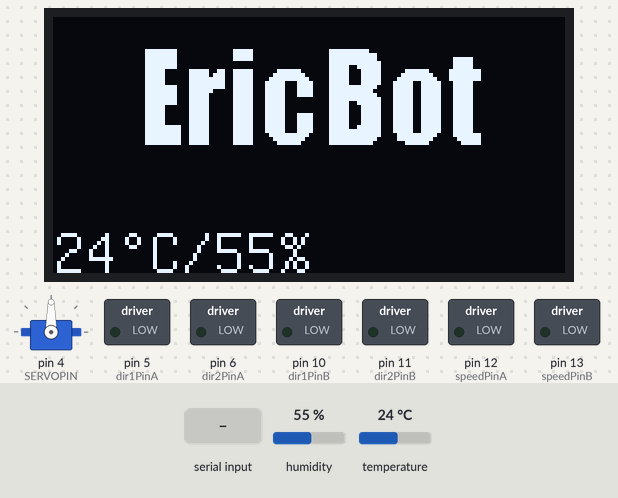
Simulated run of this sketch. Board: Arduino Uno, built with avr-gcc and run on an emulated ATmega328P. Parts: servo, 128×64 one-colour display, switched loads named in the sketch (green lamp = pin HIGH). The test bench sets the inputs (shaded band); at power-on: humidity 55 %, temperature 24 °C. What the sketch prints to the serial monitor is not drawn.

Above: at 4.3 s.
4.4 s: "2:" received over the second serial link
At 4.9 s:
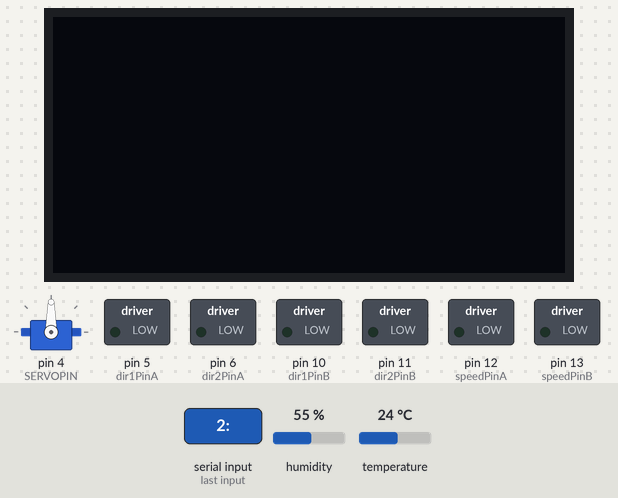
7.8 s: "0:" received over the second serial link
At 8.9 s:
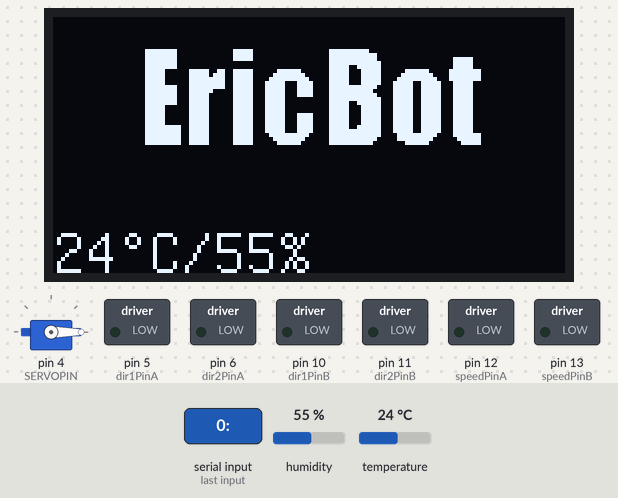
9.3 s: humidity set to 22 %
At 13.5 s:
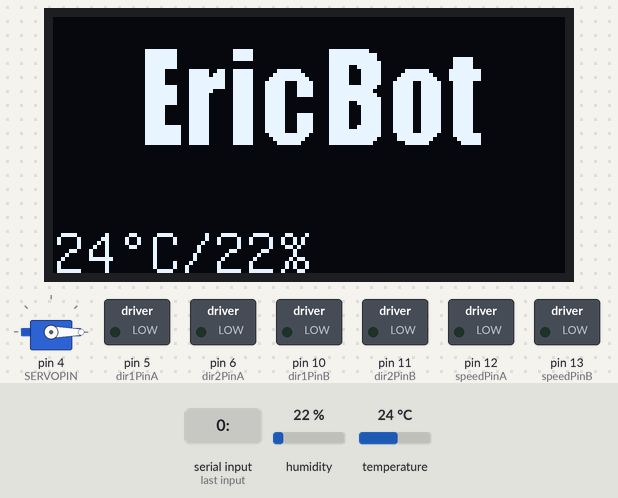
13.8 s: temperature set to 12 °C
At 15.7 s:
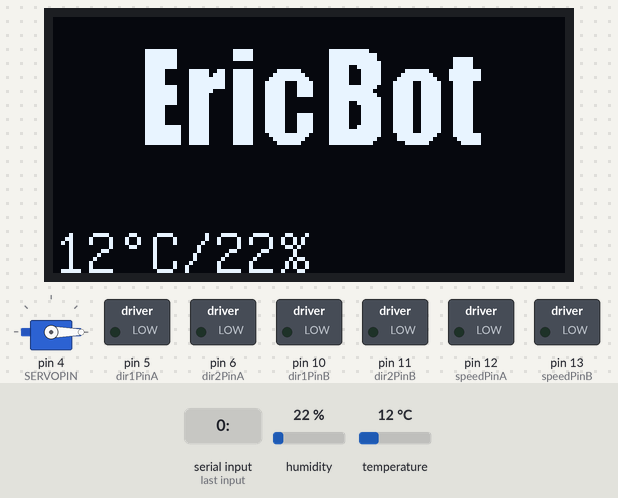
16.7 s: "2:90\n" received over the second serial link
At 17.9 s:
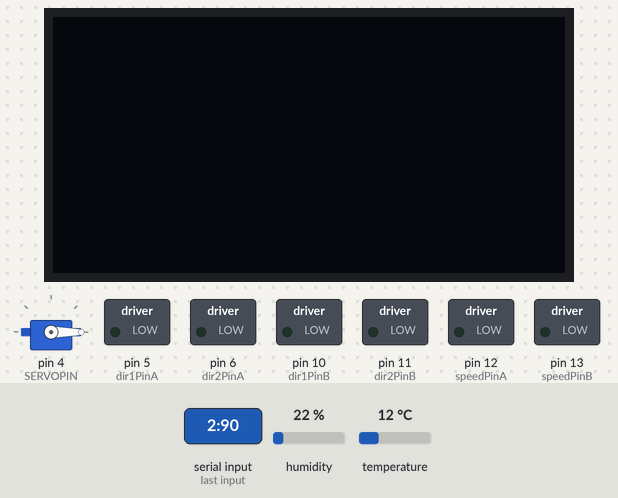
19.7 s: humidity set to 40 %
At 21.7 s:
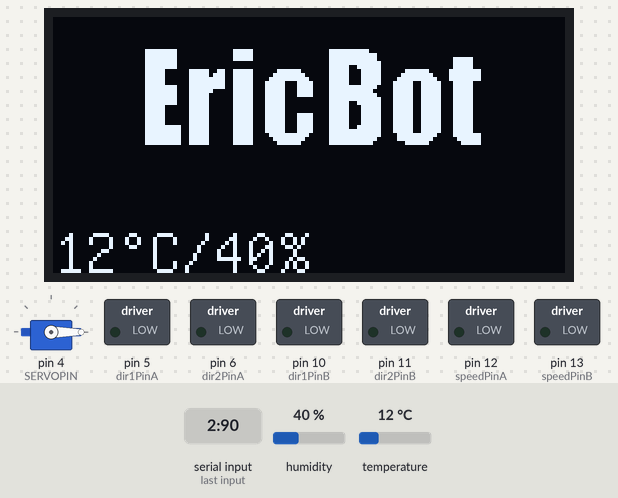
Timing chart, 0 to 23.2 s (numbered marks = the images above; inputs shaded):
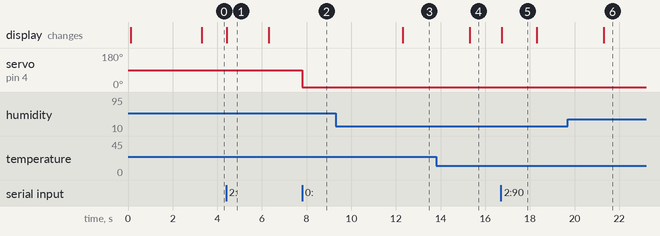

The sketch:

ericbot_mk1.ino
```cpp
#include <pitches.h>
#include <SoftwareSerial.h>
#include <Servo.h>
#include <U8glib.h>
#include <dht11.h>
#define DHT11_PIN A0

Servo servo;
dht11 dht;


long val = 0;
float temp = 0;
int potPin = DHT11_PIN;
long timerTemp = 0;
long timerServo = 0;
String string;
SoftwareSerial btSerial(2,3);

U8GLIB_SSD1306_128X64 u8g(U8G_I2C_OPT_NONE|U8G_I2C_OPT_DEV_0);

void setup() {
  // put your setup code here, to run once:
  Serial.begin(9600);
  btSerial.begin(9600);

  // define motor,servo controller pins
  initMotors();
  initServo();
  initOled();
  //Song1(3);
  delay(3000);
}

void loop() {
  // put your main code here, to run repeatedly:
   if(btSerial.available()>0){
    String string = "";
    while (btSerial.available()>0){
      char command = (byte)btSerial.read();
      string += command;
      delay(1);
    }
    if(string.startsWith("0:"))btControlServo(string);
    else if(string.startsWith("1:"))btControlMotor(string);
    else if(string.startsWith("2:"))drawOledFromString(string);
   }
   readTemp();
}

void readTemp(){
  if (millis()-timerTemp>=3000UL){
    timerTemp=millis();
    int chk = dht.read(potPin);
    switch (chk)
    {
      case DHTLIB_OK:
  		break;
      case DHTLIB_ERROR_CHECKSUM:
  		break;
      case DHTLIB_ERROR_TIMEOUT:
  		break;
      default:
  		break;
    }

    temp = (float)dht.temperature;
     u8g.firstPage();
    do {
      draw();
      String str = dht.humidity+"";
      u8g.setPrintPos(0,64);
      u8g.print((long)temp);
      u8g.print("\260C/");
      u8g.print(dht.humidity);
      u8g.print("%");
    } while( u8g.nextPage() );
  }
}
```

bt_control_motor.ino
```cpp
// Motor 1
int dir1PinA = 5;
int dir2PinA = 6;
int speedPinA = 12; // Needs to be a PWM pin to be able to control motor speed

// Motor 2
int dir1PinB = 10;
int dir2PinB = 11;
int speedPinB = 13; // Needs to be a PWM pin to be able to control motor speed

void initMotors() {
  // define motor controller pins
  pinMode(dir1PinA,OUTPUT);
  pinMode(dir2PinA,OUTPUT);
  pinMode(speedPinA,OUTPUT);
  pinMode(dir1PinB,OUTPUT);
  pinMode(dir2PinB,OUTPUT);
  pinMode(speedPinB,OUTPUT);
}

void btControlMotor(String cmd) {
  int speed; // Local variable
  int value = (cmd.substring(2,cmd.length())).toInt();
  Serial.print("motor ");
   Serial.print(value);
   Serial.println();
  switch (value) {

      //______________Motor 1______________

      case 1: // Motors Forward
      analogWrite(dir1PinA, 0);
      analogWrite(dir2PinA, 255);
      analogWrite(dir1PinB, 0);
      analogWrite(dir2PinB, 255);
      Serial.println("Motors Forward"); // Prints out “Motor 1 Forward” on the serial monitor
      break;

      case 2: // Motors Reverse
      analogWrite(dir1PinA, 255);
      analogWrite(dir2PinA, 0);
      analogWrite(dir1PinB, 255);
      analogWrite(dir2PinB, 0);
      Serial.println("Motors Reverse");
      break;

      case 3: // Motors Stop
      analogWrite(dir1PinA, 0);
      analogWrite(dir2PinA, 0);
      analogWrite(dir1PinB, 0);
      analogWrite(dir2PinB, 0);
      Serial.println("Motors Stops");
      break;

      case 4: // Simulate Left Turn
      analogWrite(dir1PinA, 0);
      analogWrite(dir2PinA, 200);
      analogWrite(dir1PinB, 0);
      analogWrite(dir2PinB, 50);
      Serial.println("Simulate Left Turn");
      break;

      case 5: // Simulate Right Turn
      analogWrite(dir1PinA, 0);
      analogWrite(dir2PinA, 50);
      analogWrite(dir1PinB, 0);
      analogWrite(dir2PinB, 200);
      Serial.println("Simulate Right Turn");
      break;

      case 6: // Simulate Left Reverse
      analogWrite(dir1PinA, 200);
      analogWrite(dir2PinA, 0);
      analogWrite(dir1PinB, 50);
      analogWrite(dir2PinB, 0);
      Serial.println("Simulate Left Reverse");
      break;

      case 7: // Simulate RIGHT Reverse
      analogWrite(dir1PinA, 50);
      analogWrite(dir2PinA, 0);
      digitalWrite(dir1PinB, HIGH);
      analogWrite(dir2PinB, 0);
      Serial.println("Simulate Right Reverse");
      break;

      default: break;
  }
}
```

bt_control_servo.ino
```cpp
int SERVOPIN = 4;
int servoPos=90;

void initServo() {
  servo.attach(SERVOPIN);
  servo.write(servoPos);
}

void btControlServo(String cmd) {
  int value = (cmd.substring(2,cmd.length())).toInt();
  if((value>=0)&&(value<=180)){
     Serial.print("servopos ");
     Serial.print(value);
     Serial.println();
     servo.write(value);
  }
}
```

song1.ino
```cpp
//***************** SONG 1 NOTES HERE **************************

///////////////////////////////////////////////////////////////////////////////////////////////////////
/////////  FULL TUTORIAL ON HOW TO CREATE THE MARIO SONGS CAN BE FOUND HERE:  /////////////////////////
/////////  http://www.linuxcircle.com/2013/03/31/playing-mario-bros-tune-with-arduino-and-piezo-buzzer/
///////////////////////////////////////////////////////////////////////////////////////////////////////

void Song1(int buzzerPin)  {

  // notes in the melody:
  int melody[] = {
    NOTE_E7, NOTE_E7, 0, NOTE_E7,
    0, NOTE_C7, NOTE_E7, 0,
    NOTE_G7, 0, 0,  0,
    NOTE_G6, 0, 0, 0,

    NOTE_C7, 0, 0, NOTE_G6,
    0, 0, NOTE_E6, 0,
    0, NOTE_A6, 0, NOTE_B6,
    0, NOTE_AS6, NOTE_A6, 0,

    NOTE_G6, NOTE_E7, NOTE_G7,
    NOTE_A7, 0, NOTE_F7, NOTE_G7,
    0, NOTE_E7, 0, NOTE_C7,
    NOTE_D7, NOTE_B6, 0, 0,

    NOTE_C7, 0, 0, NOTE_G6,
    0, 0, NOTE_E6, 0,
    0, NOTE_A6, 0, NOTE_B6,
    0, NOTE_AS6, NOTE_A6, 0,

    NOTE_G6, NOTE_E7, NOTE_G7,
    NOTE_A7, 0, NOTE_F7, NOTE_G7,
    0, NOTE_E7, 0, NOTE_C7,
    NOTE_D7, NOTE_B6, 0, 0
  };

  // note durations: 4 = quarter note, 8 = eighth note, etc.:
  int noteDurations[] = {
    12, 12, 12, 12,
    12, 12, 12, 12,
    12, 12, 12, 12,
    12, 12, 12, 12,

    12, 12, 12, 12,
    12, 12, 12, 12,
    12, 12, 12, 12,
    12, 12, 12, 12,

    9, 9, 9,
    12, 12, 12, 12,
    12, 12, 12, 12,
    12, 12, 12, 12,

    12, 12, 12, 12,
    12, 12, 12, 12,
    12, 12, 12, 12,
    12, 12, 12, 12,

    9, 9, 9,
    12, 12, 12, 12,
    12, 12, 12, 12,
    12, 12, 12, 12,
  };


    int size = sizeof(melody) / sizeof(int);
    for (int thisNote = 0; thisNote < size; thisNote++) {

      // to calculate the note duration, take one second
      // divided by the note type.
      //e.g. quarter note = 1000 / 4, eighth note = 1000/8, etc.
      int noteDuration = 1000 / noteDurations[thisNote];

      tone(buzzerPin, melody[thisNote], noteDuration);

      // to distinguish the notes, set a minimum time between them.
      // the note's duration + 30% seems to work well:
      int pauseBetweenNotes = noteDuration * 1.30;
      delay(pauseBetweenNotes);

      // stop the tone playing:
      tone(buzzerPin, 0, noteDuration);

    }


  } // end Song1 loop
```

Source omitted: oled.ino (data table, 13141 bytes)

Measured:
- after the input at 4.4 s, the display: changes at once (image 1)
- after the input at 7.8 s, servo on pin 4 (SERVOPIN): 90° → 0° at once
- after the input at 9.3 s, the display: changes after 3.0 s (image 3)
- after the input at 13.8 s, the display: changes after 1.5 s (image 4)
- after the input at 16.7 s, the display: changes at once (image 5)
- after the input at 19.7 s, the display: changes after 1.6 s (image 6)
- what the display in image 1 shows lasts 1.9 s, from 4.4 s to 6.3 s
